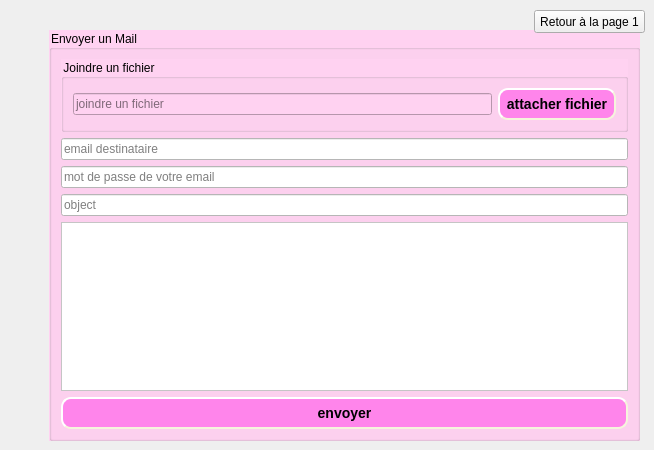
             <widget class="QWidget" name="page_17">
              <widget class="QGroupBox" name="groupBox_39">
               <property name="geometry">
                <rect>
                 <x>49</x>
                 <y>30</y>
                 <width>591</width>
                 <height>411</height>
                </rect>
               </property>
               <property name="styleSheet">
                <string notr="true">background-color: rgb(255, 210, 241);
font: 10pt &quot;MS Shell Dlg 2&quot;;</string>
               </property>
               <property name="title">
                <string>Envoyer un Mail</string>
               </property>
               <layout class="QVBoxLayout" name="verticalLayout_24">
                <item>
                 <widget class="QGroupBox" name="groupBox_40">
                  <property name="title">
                   <string>Joindre un fichier</string>
                  </property>
                  <layout class="QHBoxLayout" name="horizontalLayout_33">
                   <item>
                    <layout class="QHBoxLayout" name="horizontalLayout_34">
                     <item>
                      <widget class="QLineEdit" name="file">
                       <property name="styleSheet">
                        <string notr="true">backgground:rgb(255, 255, 255);</string>
                       </property>
                       <property name="placeholderText">
                        <string>joindre un fichier</string>
                       </property>
                      </widget>
                     </item>
                     <item>
                      <widget class="QPushButton" name="browseBtn">
                       <property name="styleSheet">
                        <string notr="true">background-color:rgb(255, 133, 235);
     border-style: outset;
     border-width: 2px;
     border-radius: 10px;
     border-color: beige;
     font: bold 14px;
     min-width: 10em;
     padding: 6px;</string>
                       </property>
                       <property name="text">
                        <string>attacher fichier</string>
                       </property>
                      </widget>
                     </item>
                    </layout>
                   </item>
                  </layout>
                 </widget>
                </item>
                <item>
                 <layout class="QVBoxLayout" name="verticalLayout_25">
                  <item>
                   <layout class="QVBoxLayout" name="verticalLayout_26">
                    <item>
                     <widget class="QLineEdit" name="rcpt">
                      <property name="styleSheet">
                       <string notr="true">background-color: rgb(255, 255, 255);
</string>
                      </property>
                      <property name="inputMask">
                       <string/>
                      </property>
                      <property name="placeholderText">
                       <string>email destinataire</string>
                      </property>
                     </widget>
                    </item>
                    <item>
                     <widget class="QLineEdit" name="mail_pass">
                      <property name="styleSheet">
                       <string notr="true">background-color: rgb(255, 255, 255);</string>
                      </property>
                      <property name="echoMode">
                       <enum>QLineEdit::Password</enum>
                      </property>
                      <property name="placeholderText">
                       <string>mot de passe de votre email</string>
                      </property>
                      <property name="clearButtonEnabled">
                       <bool>false</bool>
                      </property>
                     </widget>
                    </item>
                    <item>
                     <widget class="QLineEdit" name="subject">
                      <property name="styleSheet">
                       <string notr="true">background-color: rgb(255, 255, 255);</string>
                      </property>
                      <property name="placeholderText">
                       <string>object</string>
                      </property>
                     </widget>
                    </item>
                    <item>
                     <widget class="QTextEdit" name="msg">
                      <property name="styleSheet">
                       <string notr="true">background-color: rgb(255, 255, 255);</string>
                      </property>
                      <property name="documentTitle">
                       <string/>
                      </property>
                     </widget>
                    </item>
                    <item>
                     <widget class="QPushButton" name="sendBtn">
                      <property name="styleSheet">
                       <string notr="true">background-color:rgb(255, 133, 235);
     border-style: outset;
     border-width: 2px;
     border-radius: 10px;
     border-color: beige;
     font: bold 14px;
     min-width: 10em;
     padding: 6px;</string>
                      </property>
                      <property name="text">
                       <string>envoyer</string>
                      </property>
                     </widget>
                    </item>
                   </layout>
                  </item>
                 </layout>
                </item>
               </layout>
              </widget>
              <widget class="QPushButton" name="pushButton_31">
               <property name="geometry">
                <rect>
                 <x>534</x>
                 <y>10</y>
                 <width>111</width>
                 <height>23</height>
                </rect>
               </property>
               <property name="text">
                <string>Retour à la page 1</string>
               </property>
              </widget>
             </widget>
